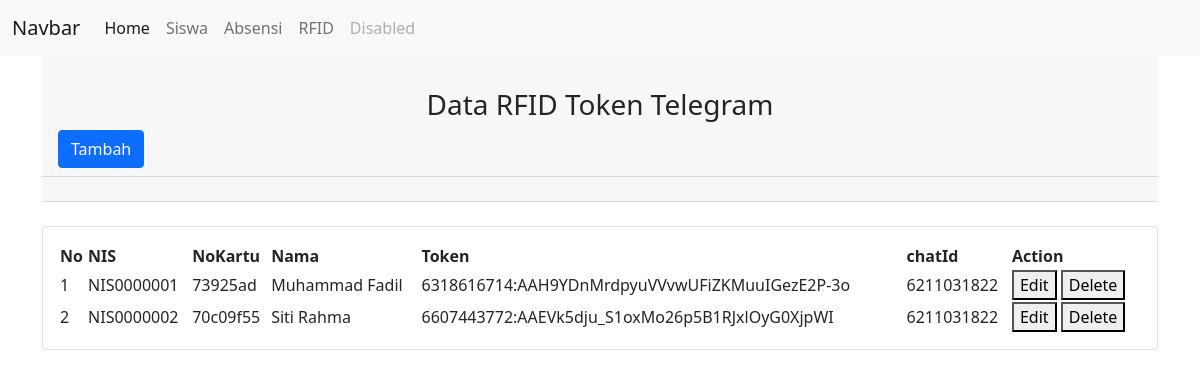
The app's page /viewrfid/viewdatarfid.php with its own data.
### tables this page shows
CREATE TABLE `t_siswa` (
  `id` int(20) NOT NULL,
  `nis` varchar(50) NOT NULL,
  `nama` varchar(50) NOT NULL,
  `alamat` varchar(150) NOT NULL,
  `kelas` varchar(5) NOT NULL,
  `status` int(2) NOT NULL
);

CREATE TABLE `t_rfid` (
  `id` int(50) NOT NULL,
  `no_rfid` varchar(50) NOT NULL,
  `nis` varchar(50) NOT NULL,
  `token` varchar(200) NOT NULL,
  `chatid` varchar(50) NOT NULL
);

### viewrfid/getdatarfid.php (the view, shortened to what this page needs)
<?php
require '../db_connect.php';
$sql = "SELECT t_siswa.*, t_rfid.*
FROM t_siswa
INNER JOIN t_rfid ON t_siswa.nis = t_rfid.nis
ORDER BY `t_rfid`.`id` ASC";
$result = $conn->query($sql);
if ($result->num_rows > 0) {
    $counter = 1;
    while ($row = $result->fetch_assoc()) {
        echo "<tr>
                <td>$counter</td>
                <td>{$row['nis']}</td>
                <td>{$row['no_rfid']}</td>
                <td>{$row['nama']}</td>
                <td>{$row['token']}</td>
                <td>{$row['chatid']}</td>
                <td>
                <button class='edit-button onclick= editItem(" . $row["id"] . ")'>Edit</button>
                <button class='delete-butto onclick= deleteItem(" . $row["id"] . ")'>Delete</button>
                  </td>
            </tr>";
        $counter++;
    }
}
?>

### records on screen
t_siswa: t_rfid.nis "NIS0000001", t_rfid.no_rfid "73925ad", nama "Muhammad Fadil", t_rfid.token "6318616714:AAH9YDnMrdpyuVVvwUFiZKMuuIGezE2P-3o", t_rfid.chatid "6211031822"
t_siswa: t_rfid.nis "NIS0000002", t_rfid.no_rfid "70c09f55", nama "Siti Rahma", t_rfid.token "6607443772:AAEVk5dju_S1oxMo26p5B1RJxlOyG0XjpWI", t_rfid.chatid "6211031822"
